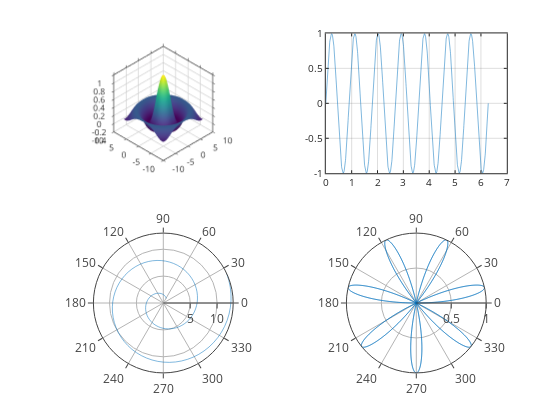

The notebook cell saved with this chart:
### Markdown cell above
## Advanced plots using [Plotly](https://github.com/plotly/plotly.js), with zoom, cursors, and hover tooltips (experimental)

### Code cell
graphics_toolkit("plotly")

a = [1:0.1:13];
theta = linspace (0,2*pi,1000);
rho = sin (7*theta);

subplot(2,2,1);
sombrero()
grid on;
box on;

subplot(2,2,2);
plot(theta, rho);
grid on;
box on;

subplot(2,2,3);
polar(a,a)
grid on;
box on;

subplot(2,2,4);
polar(theta, rho);
grid on;
box on;

### Figure 1 — Plotly figure (JSON) as saved in the notebook; plotly's stock layout.template omitted (floating-point values rounded to 4 significant figures; data arrays with more than 128 entries replaced by an {"elided": "..."} marker saying what was removed)
{"data": [{"autocolorscale": "false", "cauto": "false", "cmax": 1, "cmin": -0.2172, "colorscale": [[0, "rgb(68,1,84)"], [0.01587, "rgb(69,6,90)"], [0.03175, "rgb(70,12,95)"], [0.04762, "rgb(71,18,101)"], [0.06349, "rgb(72,24,106)"], [0.07937, "rgb(72,29,111)"], [0.09524, "rgb(72,35,115)"], [0.1111, "rgb(71,40,119)"], [0.127, "rgb(71,45,123)"], [0.1429, "rgb(70,50,126)"], [0.1587, "rgb(68,55,129)"], [0.1746, "rgb(67,60,132)"], [0.1905, "rgb(65,64,134)"], [0.2063, "rgb(64,69,135)"], [0.2222, "rgb(62,74,137)"], [0.2381, "rgb(60,78,138)"], [0.254, "rgb(58,83,139)"], [0.2698, "rgb(56,87,140)"], [0.2857, "rgb(54,91,140)"], [0.3016, "rgb(52,95,141)"], [0.3175, "rgb(50,99,141)"], [0.3333, "rgb(48,103,141)"], [0.3492, "rgb(46,107,142)"], [0.3651, "rgb(45,111,142)"], [0.381, "rgb(43,115,142)"], [0.3968, "rgb(42,119,142)"], [0.4127, "rgb(40,123,142)"], [0.4286, "rgb(39,127,142)"], [0.4444, "rgb(37,130,142)"], [0.4603, "rgb(36,134,141)"], [0.4762, "rgb(34,138,141)"], [0.4921, "rgb(33,142,140)"], [0.5079, "rgb(32,146,140)"], [0.5238, "rgb(31,149,139)"], [0.5397, "rgb(30,153,138)"], [0.5556, "rgb(30,157,136)"], [0.5714, "rgb(31,161,135)"], [0.5873, "rgb(32,164,133)"], [0.6032, "rgb(34,168,131)"], [0.619, "rgb(38,172,129)"], [0.6349, "rgb(42,176,126)"], [0.6508, "rgb(47,179,123)"], [0.6667, "rgb(53,183,120)"], [0.6825, "rgb(59,186,117)"], [0.6984, "rgb(66,190,113)"], [0.7143, "rgb(73,193,109)"], [0.7302, "rgb(81,196,104)"], [0.746, "rgb(90,199,99)"], [0.7619, "rgb(99,202,94)"], [0.7778, "rgb(108,205,89)"], [0.7937, "rgb(117,208,83)"], [0.8095, "rgb(127,210,77)"], [0.8254, "rgb(137,213,71)"], [0.8413, "rgb(148,215,64)"], [0.8571, "rgb(158,217,57)"], [0.873, "rgb(169,219,50)"], [0.8889, "rgb(180,221,43)"], [0.9048, "rgb(190,223,36)"], [0.9206, "rgb(201,224,30)"], [0.9365, "rgb(212,225,26)"], [0.9524, "rgb(223,227,24)"], [0.9683, "rgb(233,228,25)"], [0.9841, "rgb(243,229,30)"], [1, "rgb(253,231,36)"]], "contours": {"x": {"highlight": true, "highlightcolor": "rgb(0, 0, 0)", "highlightwidth": 1, "show": false}, "y": {"highlight": true, "highlightcolor": "rgb(0, 0, 0)", "highlightwidth": 1, "show": false}, "z": {"highlight": true, "highlightcolor": "rgb(0, 0, 0)", "highlightwidth": 1, "show": false}}, "name": "", "scene": "scene", "showlegend": false, "showscale": false, "surfacecolor": {"elided": "41x41 float values"}, "type": "surface", "visibility": true, "x": [-8, -7.6, -7.2, -6.8, -6.4, -6, -5.6, -5.2, -4.8, -4.4, -4, -3.6, -3.2, -2.8, -2.4, -2, -1.6, -1.2, -0.8, -0.4, 0, 0.4, 0.8, 1.2, 1.6, 2, 2.4, 2.8, 3.2, 3.6, 4, 4.4, 4.8, 5.2, 5.6, 6, 6.4, 6.8, 7.2, 7.6, 8], "y": [-8, -7.6, -7.2, -6.8, -6.4, -6, -5.6, -5.2, -4.8, -4.4, -4, -3.6, -3.2, -2.8, -2.4, -2, -1.6, -1.2, -0.8, -0.4, 0, 0.4, 0.8, 1.2, 1.6, 2, 2.4, 2.8, 3.2, 3.6, 4, 4.4, 4.8, 5.2, 5.6, 6, 6.4, 6.8, 7.2, 7.6, 8], "z": {"elided": "41x41 float values"}}, {"line": {"color": "rgb(0,113,188)", "dash": "solid", "width": 0.5}, "marker": {"color": "rgb(0,113,188)", "line": {"color": "rgb(0,113,188)"}, "size": 6, "symbol": "none"}, "mode": "lines", "name": "", "showlegend": false, "type": "scatter", "visibility": true, "x": {"elided": "1000 float values"}, "xaxis": "x", "y": {"elided": "1000 float values"}, "yaxis": "y"}, {"line": {"color": "rgb(0,113,188)", "dash": "solid", "width": 0.5}, "marker": {"color": "rgb(0,113,188)", "line": {"color": "rgb(0,113,188)"}, "size": 6, "symbol": "none"}, "mode": "lines", "name": "", "r": [1, 1.1, 1.2, 1.3, 1.4, 1.5, 1.6, 1.7, 1.8, 1.9, 2, 2.1, 2.2, 2.3, 2.4, 2.5, 2.6, 2.7, 2.8, 2.9, 3, 3.1, 3.2, 3.3, 3.4, 3.5, 3.6, 3.7, 3.8, 3.9, 4, 4.1, 4.2, 4.3, 4.4, 4.5, 4.6, 4.7, 4.8, 4.9, 5, 5.1, 5.2, 5.3, 5.4, 5.5, 5.6, 5.7, 5.8, 5.9, 6, 6.1, 6.2, 6.3, 6.4, 6.5, 6.6, 6.7, 6.8, 6.9, 7, 7.1, 7.2, 7.3, 7.4, 7.5, 7.6, 7.7, 7.8, 7.9, 8, 8.1, 8.2, 8.3, 8.4, 8.5, 8.6, 8.7, 8.8, 8.9, 9, 9.1, 9.2, 9.3, 9.4, 9.5, 9.6, 9.7, 9.8, 9.9, 10.0, 10.1, 10.2, 10.3, 10.4, 10.5, 10.6, 10.7, 10.8, 10.9, 11.0, 11.1, 11.2, 11.3, 11.4, 11.5, 11.6, 11.7, 11.8, 11.9, 12, 12.1, 12.2, 12.3, 12.4, 12.5, 12.6, 12.7, 12.8, 12.9, 13], "showlegend": false, "subplot": "polar", "theta": [1, 1.1, 1.2, 1.3, 1.4, 1.5, 1.6, 1.7, 1.8, 1.9, 2, 2.1, 2.2, 2.3, 2.4, 2.5, 2.6, 2.7, 2.8, 2.9, 3, 3.1, -3.083, -2.983, -2.883, -2.783, -2.683, -2.583, -2.483, -2.383, -2.283, -2.183, -2.083, -1.983, -1.883, -1.783, -1.683, -1.583, -1.483, -1.383, -1.283, -1.183, -1.083, -0.9832, -0.8832, -0.7832, -0.6832, -0.5832, -0.4832, -0.3832, -0.2832, -0.1832, -0.08319, 0.01681, 0.1168, 0.2168, 0.3168, 0.4168, 0.5168, 0.6168, 0.7168, 0.8168, 0.9168, 1.017, 1.117, 1.217, 1.317, 1.417, 1.517, 1.617, 1.717, 1.817, 1.917, 2.017, 2.117, 2.217, 2.317, 2.417, 2.517, 2.617, 2.717, 2.817, 2.917, 3.017, 3.117, -3.066, -2.966, -2.866, -2.766, -2.666, -2.566, -2.466, -2.366, -2.266, -2.166, -2.066, -1.966, -1.866, -1.766, -1.666, -1.566, -1.466, -1.366, -1.266, -1.166, -1.066, -0.9664, -0.8664, -0.7664, -0.6664, -0.5664, -0.4664, -0.3664, -0.2664, -0.1664, -0.06637, 0.03363, 0.1336, 0.2336, 0.3336, 0.4336], "thetaunit": "radians", "type": "scatterpolar", "visibility": true}, {"line": {"color": "rgb(0,113,188)", "dash": "solid", "width": 0.5}, "marker": {"color": "rgb(0,113,188)", "line": {"color": "rgb(0,113,188)"}, "size": 6, "symbol": "none"}, "mode": "lines", "name": "", "r": {"elided": "1000 float values"}, "showlegend": false, "subplot": "polar2", "theta": {"elided": "1000 float values"}, "thetaunit": "radians", "type": "scatterpolar", "visibility": true}], "layout": {"height": 420.0, "hovermode": "closest", "margin": {"b": 0, "l": 0, "r": 0, "t": 0}, "plot_bgcolor": "rgba(0, 0, 0, 0)", "polar": {"angularaxis": {"size": 10, "tickmode": "array", "tickvals": [0, 30, 60, 90, 120, 150, 180, 210, 240, 270, 300, 330], "type": "linear"}, "domain": {"x": [0.13, 0.4532], "y": [0.11, 0.4437]}, "radialaxis": {"autorange": true, "range": [0, 13], "size": 10, "tickmode": "array", "tickvals": [5, 10, 15], "type": "linear"}}, "polar2": {"angularaxis": {"size": 10, "tickmode": "array", "tickvals": [0, 30, 60, 90, 120, 150, 180, 210, 240, 270, 300, 330], "type": "linear"}, "domain": {"x": [0.5818, 0.905], "y": [0.11, 0.4437]}, "radialaxis": {"autorange": true, "range": [0, 1.0], "size": 10, "tickmode": "array", "tickvals": [0.5, 1], "type": "linear"}}, "scene": {"aspectmode": "auto", "aspectratio": {"x": 1, "y": 1, "z": 1}, "camera": {"center": {"x": 0, "y": 0, "z": 0}, "eye": {"x": 1.25, "y": 1.25, "z": 1.25}, "projection": {"type": "orthographic"}, "up": {"x": 0, "y": 0, "z": 1}}, "domain": {"x": [0.13, 0.4532], "y": [0.5866, 0.9202]}, "xaxis": {"autorange": false, "exponentformat": "none", "gridcolor": "", "gridwidth": 1.5, "linecolor": "rgb(38,38,38)", "linewidth": 1.5, "mirror": "ticks", "range": [10, -10], "showgrid": true, "showline": true, "side": "bottom", "spikedash": "solid", "spikemode": "across", "spikesides": false, "spikethickness": 1, "tickangle": 0, "tickcolor": "rgb(38,38,38)", "tickfont": {"color": "rgb(38,38,38)", "size": 10}, "ticklen": 3, "ticks": "outside", "ticktext": ["-10", "-5", "0", "5", "10"], "tickvals": [-10, -5, 0, 5, 10], "title": {"font": {"color": "rgb(0, 0, 0)", "size": 11}, "text": ""}, "type": "linear", "visible": true, "zeroline": false}, "yaxis": {"autorange": false, "exponentformat": "none", "gridcolor": "", "gridwidth": 1.5, "linecolor": "rgb(38,38,38)", "linewidth": 1.5, "mirror": "ticks", "range": [10, -10], "showgrid": true, "showline": true, "side": "left", "spikedash": "solid", "spikemode": "across", "spikesides": false, "spikethickness": 1, "tickangle": 0, "tickcolor": "rgb(38,38,38)", "tickfont": {"color": "rgb(38,38,38)", "size": 10}, "ticklen": 3, "ticks": "outside", "ticktext": ["-10", "-5", "0", "5", "10"], "tickvals": [-10, -5, 0, 5, 10], "title": {"font": {"color": "rgb(0, 0, 0)", "size": 11}, "text": ""}, "type": "linear", "visible": true, "zeroline": false}, "zaxis": {"autorange": false, "exponentformat": "none", "gridcolor": "", "gridwidth": 1.5, "linecolor": "rgb(38,38,38)", "linewidth": 1.5, "mirror": "ticks", "range": [-0.4, 1], "showgrid": true, "showline": true, "side": "none", "spikedash": "solid", "spikemode": "across", "spikesides": false, "spikethickness": 1, "tickangle": 0, "tickcolor": "rgb(38,38,38)", "tickfont": {"color": "rgb(38,38,38)", "size": 10}, "ticklen": 3, "ticks": "outside", "ticktext": ["-0.4", "-0.2", "0", "0.2", "0.4", "0.6", "0.8", "1"], "tickvals": [-0.4, -0.2, 0, 0.2, 0.4, 0.6, 0.8, 1], "title": {"font": {"color": "rgb(0, 0, 0)", "size": 11}, "text": ""}, "type": "linear", "visible": true, "zeroline": false}}, "showlegend": false, "width": 560, "xaxis": {"anchor": "y", "autorange": false, "domain": [0.5818, 0.905], "exponentformat": "none", "gridcolor": "rgba(38,38,38,0.15)", "gridwidth": 1, "linecolor": "rgb(38,38,38)", "linewidth": 1, "mirror": "ticks", "range": [0, 7], "showgrid": true, "showline": true, "showspikes": true, "side": "bottom", "spikedash": "solid", "spikemode": "across", "spikesides": false, "spikethickness": 1, "tickangle": 0, "tickcolor": "rgb(38,38,38)", "tickfont": {"color": "rgb(38,38,38)", "size": 10}, "ticklen": 3, "ticks": "inside", "ticktext": ["0", "1", "2", "3", "4", "5", "6", "7"], "tickvals": [0, 1, 2, 3, 4, 5, 6, 7], "title": {"font": {"color": "rgb(0, 0, 0)", "size": 11}, "text": ""}, "type": "linear", "visible": true, "zeroline": false}, "yaxis": {"anchor": "x", "autorange": false, "domain": [0.5866, 0.9202], "exponentformat": "none", "gridcolor": "rgba(38,38,38,0.15)", "gridwidth": 1, "linecolor": "rgb(38,38,38)", "linewidth": 1, "mirror": "ticks", "range": [-1, 1], "showgrid": true, "showline": true, "showspikes": true, "side": "left", "spikedash": "solid", "spikemode": "across", "spikesides": false, "spikethickness": 1, "tickangle": 0, "tickcolor": "rgb(38,38,38)", "tickfont": {"color": "rgb(38,38,38)", "size": 10}, "ticklen": 3, "ticks": "inside", "ticktext": ["-1", "-0.5", "0", "0.5", "1"], "tickvals": [-1, -0.5, 0, 0.5, 1], "title": {"font": {"color": "rgb(0, 0, 0)", "size": 11}, "text": ""}, "type": "linear", "visible": true, "zeroline": false}}}
